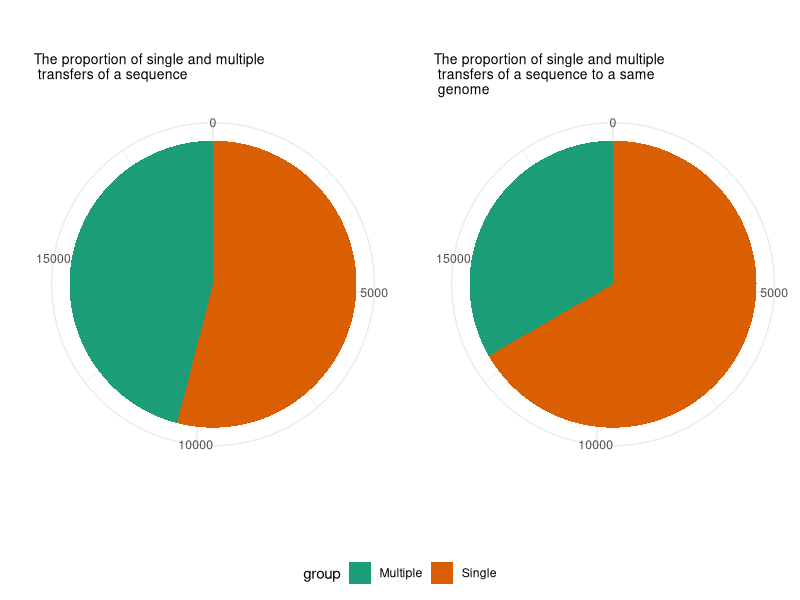

This figure's R source:
library(ggplot2)
library(plyr)
library(cowplot)
library(ggplot2)
library(dplyr)
require(gridExtra)
library(grid)
library(cowplot)
library(ggpubr)




# df<-read.table("transfer_times.csv", sep=",", header=TRUE)
# 
# df$times <- factor(df$times)
# 
# ggplot(df, aes(x=times, y=frequency, fill=group)) +
#   geom_bar(stat="identity", color="black", position=position_dodge())+
#   theme_classic() +
#   theme(panel.grid.major = element_blank(),
#         panel.grid.minor = element_blank(),
#         axis.line = element_line(colour = "black"))+
#   xlab("Transfer Times")+
#   ylab("Frequency")+ scale_fill_brewer(palette="Blues")


# +
#   xlim(c(0,10))
# geom_bar(stat="identity", width = 0.8, position = "identity", fill = "skyblue") +


df <- data.frame(
  group = c("Single", "Multiple"),
  value = c(10450, 8894)
)

p1<- ggplot(df, aes(x="", y=value, fill=group))+
  geom_bar(width = 1, stat = "identity")+
  coord_polar("y", start=0)+ 
  scale_fill_brewer(palette="Dark2")+
  theme_minimal()+
  ggtitle("The proportion of single and multiple\n transfers of a sequence")+
  xlab("")+
  ylab("")+ theme(plot.title = element_text(size = 10))
#bp

df <- data.frame(
  group = c("Single", "Multiple"),
  value = c(12897, 6447)
)

p2<- ggplot(df, aes(x="", y=value, fill=group))+
  geom_bar(width = 1, stat = "identity")+
  coord_polar("y", start=0)+ 
  scale_fill_brewer(palette="Dark2")+
  theme_minimal()+
  ggtitle("The proportion of single and multiple\n transfers of a sequence to a same\n genome")+
  xlab("")+
  ylab("")+ theme(plot.title = element_text(size = 10))
#bp2

#grid.arrange(bp, bp2, ncol = 2)

prow <- plot_grid(
  p1 + theme(legend.position="none"),
  p2 + theme(legend.position="none"),
  align = 'vh',
  hjust = -1,
  nrow = 1
)

legend <- get_legend(
  p1 +
    guides(color = guide_legend(nrow = 1)) +
    theme(legend.position = "bottom")
)
pdf(file="transfer_times.pdf", width=6, height=3)
plot_grid(prow, legend, ncol = 1, rel_heights = c(1, .1))

dev.off()

